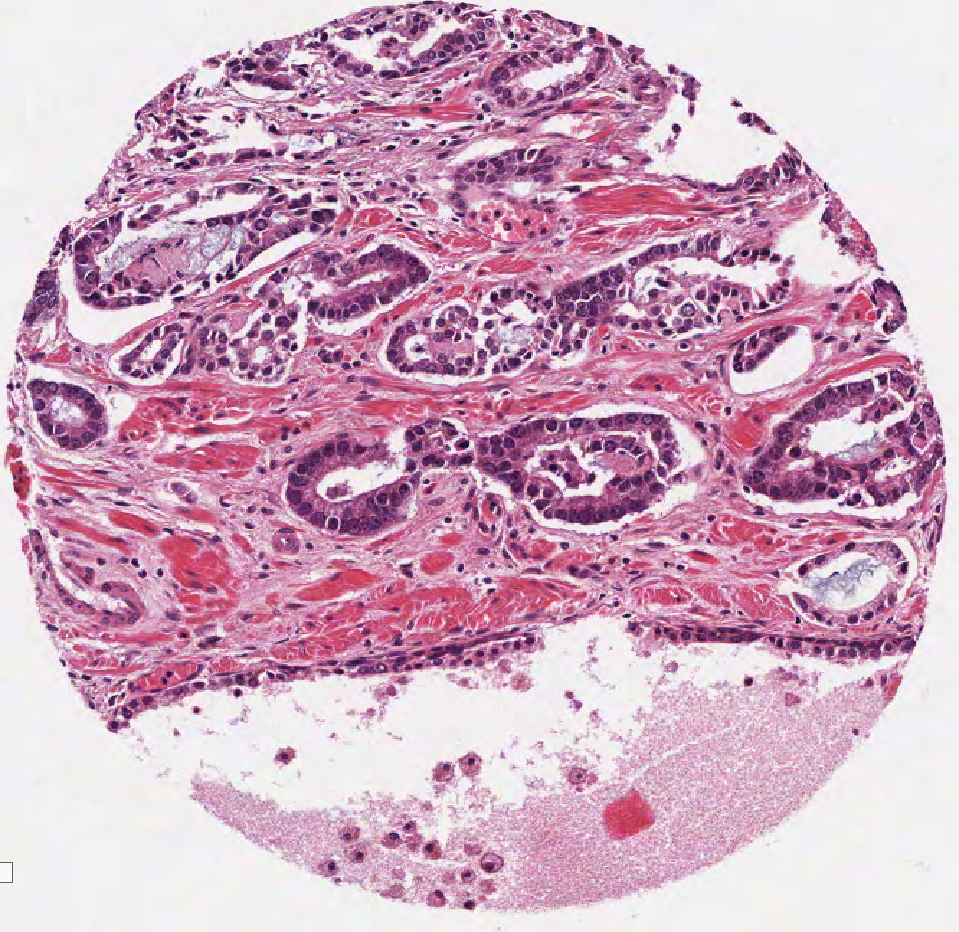
%> input picture pictures_data/complete3_segregated/Red/12_red.tif, 959 x 932 px; its folder holds only this picture in this run
$ octave --eval "blue_val;"   (GNU Octave 9; MATLAB toolbox functions it lacks are replaced by stand-ins)
%> lines starting %> are read from the running program, lines starting %| are printed output that depends on the picture
### src/load_data.m
function [ image_data, y_labels, filenames, imgx, imgy, numcolors ] = load_data( input_dir, resize_scale )
%> called with input_dir = '../pictures_data/complete3_segregated/Red/', resize_scale = 1
% LOAD_DATA loads the images from a given folder , vectorizes and returns them.
% image_data is a dims x num_images matrix. 'filenames' gives the respective
% file names of the image files as a cell array. 'y_labels' gives the
% labels (0 or 1) of the image files based on their names (red being
% 1/cancerous green being 0/non-cancerous). imgx, imgy give the dimensions
% of each image in the data. numcolors gives the number of colors in the
% image.
   image_files = dir(fullfile(input_dir,'*.tif*'));
   image_data = [];
   max_imgx=0;
   max_imgy=0;
   y_labels = [];
   filenames = {};
   k = 1;
   for i=1:length(image_files)
       filename = image_files(i).name;
       if strcmp(filename,'.')~=1 && strcmp(filename,'..')~=1
           filenames{k} = filename;
           k=k+1;
           [s, e] = regexp(filename,'red');
           suffix = filename(s:e);
           if strcmp(suffix,'red')==1
               y_labels = [y_labels; 1];
           else
               y_labels = [y_labels; 0];
           end
           filepath = strcat(input_dir,image_files(i).name);
           image = imread(filepath);
           [img_x, img_y, numcolors] = size(image);
           max_imgx = max(max_imgx,img_x);
           max_imgy = max(max_imgy,img_y);
       end
   end
   % pad the images to make them all the same size
   for i=1:length(image_files)
       if strcmp(image_files(i).name,'.')~=1 && strcmp(image_files(i).name,'..')~=1
           filepath = strcat(input_dir,image_files(i).name);
           image = imread(filepath);
           [img_x,img_y,numcolors] = size(image);
           padded_image = [];
           x_diff = max_imgx-img_x;
           y_diff = max_imgy-img_y;
           % what padval to chose (must be the same color as boundary
           % region, or different for each color component). Right now
           % values hardcoded from that found in the sample background
           % image
           padvals = [242,243,244];
           for j=1:3
               color_image = image(:,:,j);
               padding_x = floor(x_diff/2);
               padding_y = floor(y_diff/2);
               if mod(x_diff,2)==0
                   color_image = padarray(color_image,[padding_x,0],padvals(j),'both');
               else
                   color_image = padarray(color_image,[padding_x+1,0],padvals(j),'pre');
                   color_image = padarray(color_image,[padding_x,0],padvals(j),'post');
               end
               if mod(y_diff,2)==0
                   color_image = padarray(color_image,[0,padding_y],padvals(j),'both');
               else
                   color_image = padarray(color_image,[0,padding_y],padvals(j),'pre');
                   color_image = padarray(color_image,[0,padding_y+1],padvals(j),'post');
               end
               padded_image = cat(3,padded_image,color_image);
           end
%> this loop made 3 passes
%> pass 1, in load_data, `color_image = image(:,:,j);`:
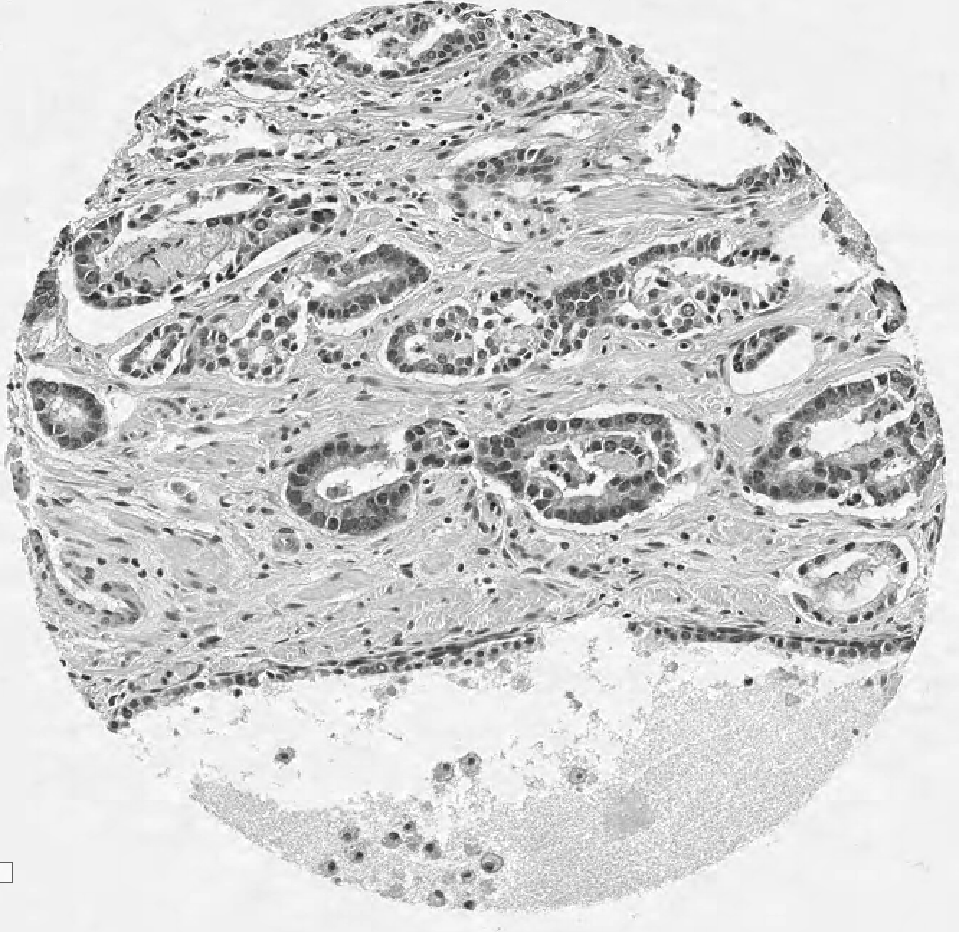
%> color_image: size 932x959 uint8; min 6, max 255, mean 207.5
%> pass 2, in load_data, `color_image = image(:,:,j);`:
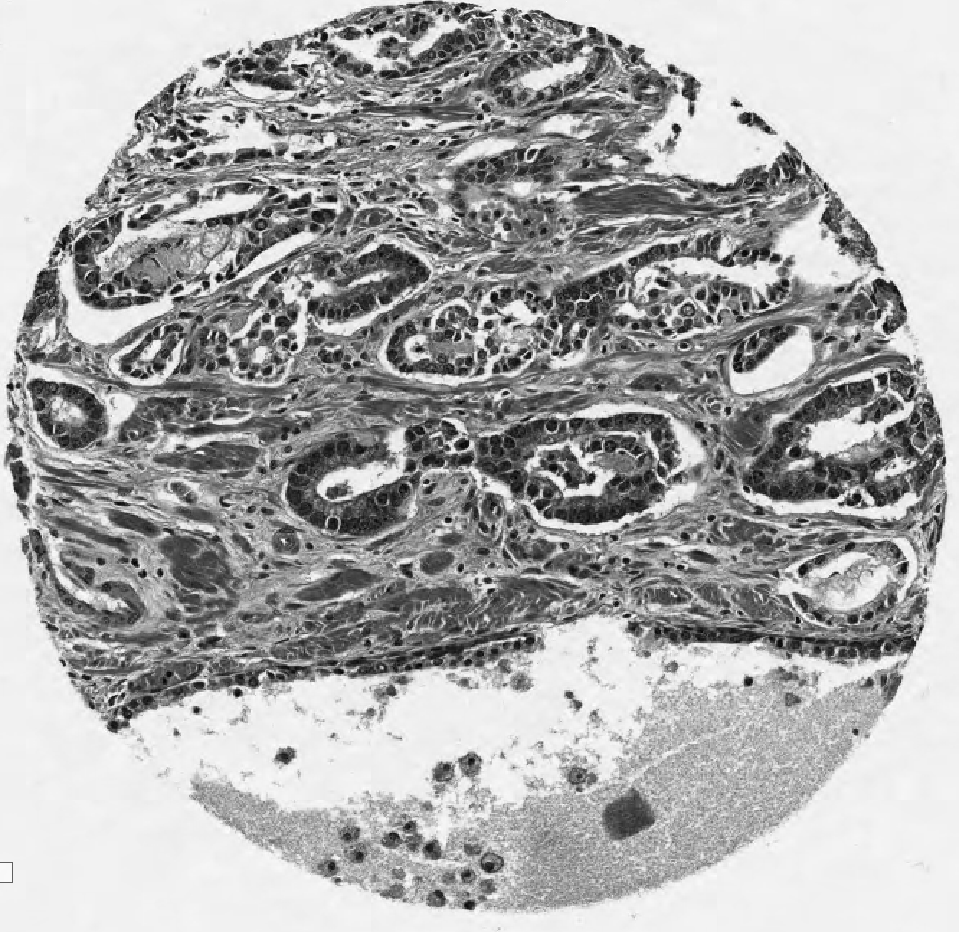
%> color_image: size 932x959 uint8; min 0, max 255, mean 170.4
%> pass 3, in load_data, `color_image = image(:,:,j);`:
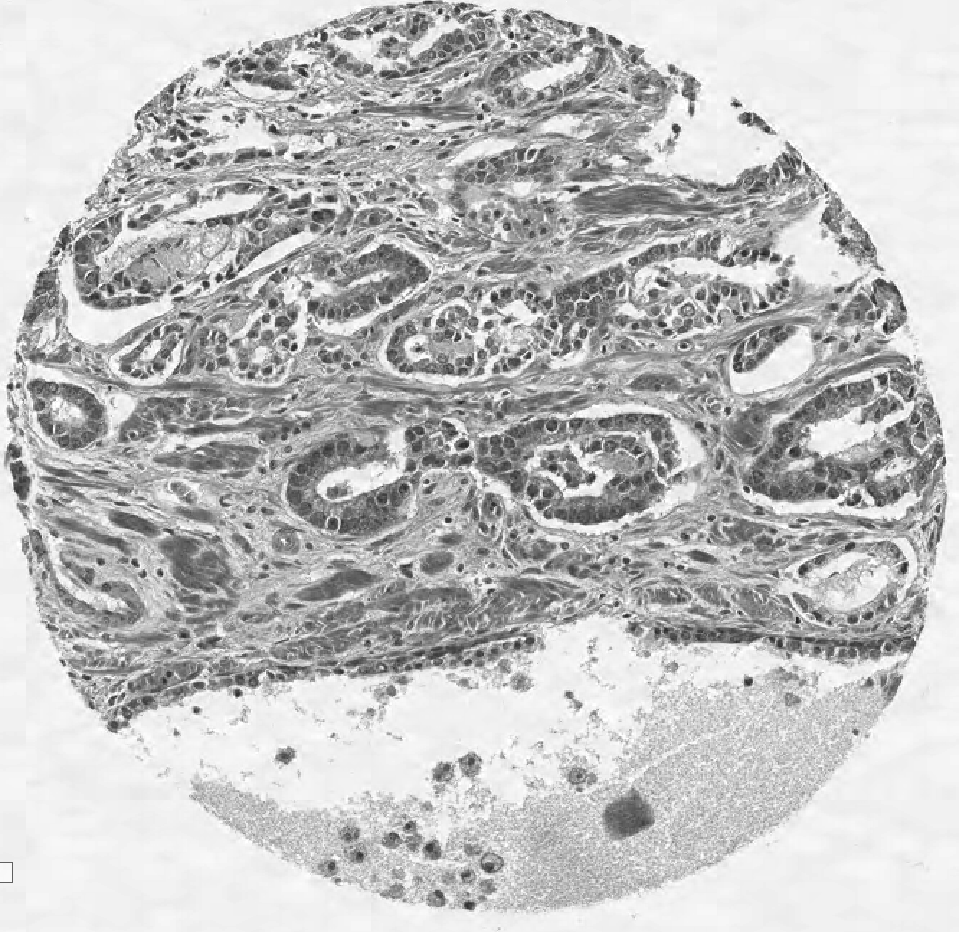
%> color_image: size 932x959 uint8; min 25, max 255, mean 192.2
           scaled_image = imresize(padded_image,resize_scale);
           [imgx, imgy, numcolors] = size(scaled_image);
           scaled_image = im2double(scaled_image);
           padded_image = reshape(scaled_image,imgx*imgy*numcolors,1);
           image_data = cat(2,image_data,padded_image);
       end
   end

end

### src/blue_val.m
function blue_val()
    [image_data,~,filename, img_x, img_y, numcolors] = load_data('../pictures_data/complete3_segregated/Red/',1);
%> filename = {'12_red.tif'}; img_x = 932; img_y = 959; numcolors = 3
    [~,total_images] = size(image_data);
    image_data = reshape(image_data,img_x,img_y,numcolors,total_images);
    % [8 lines of commented-out code are left out]
    blue_val_feature = zeros(total_images,1);
    for i=1:total_images
        %imshow(image_data(:,:,:,i));
        image = image_data(:,:,:,i);
        %Split into RGB Channels
        Blue = image(:,:,3);

        % [10 lines of commented-out code are left out]
        blue_val_feature(i,1) = sum(Blue(:));
    end
    % [8 lines of commented-out code are left out]
    mean(blue_val_feature)
%> ans = 673798.6
    %max(blue_val_feature)

$ run again, on pictures_data/complete3_segregated/Red/7_red.tif
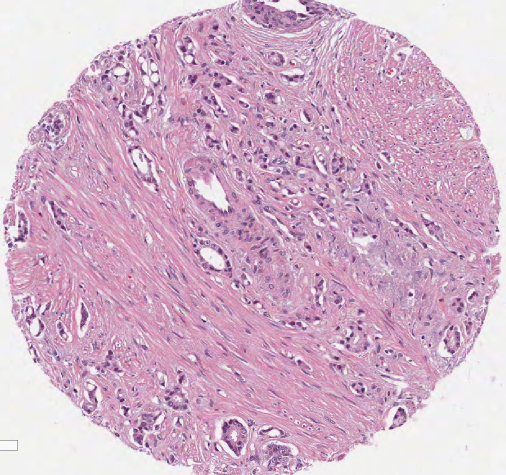
%> input picture pictures_data/complete3_segregated/Red/7_red.tif, 1012 x 950 px (shown at 1/2 size)
%> the loop in load_data, `for j=1:3` made 3 passes
%> pass 2, in load_data, `color_image = image(:,:,j);`:
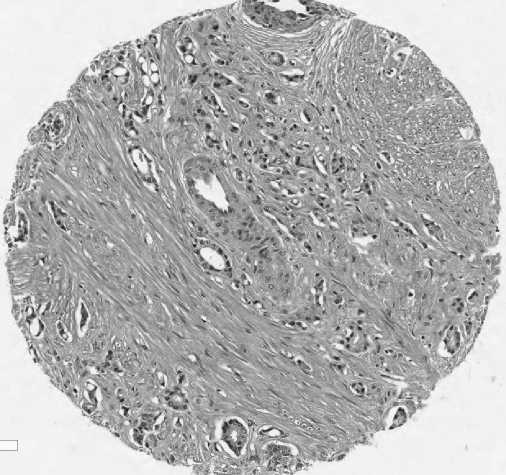
%> color_image: size 950x1012 uint8 (shown at 1/2 size); min 17, max 255, mean 178.4
%> pass 3, in load_data, `color_image = image(:,:,j);`:
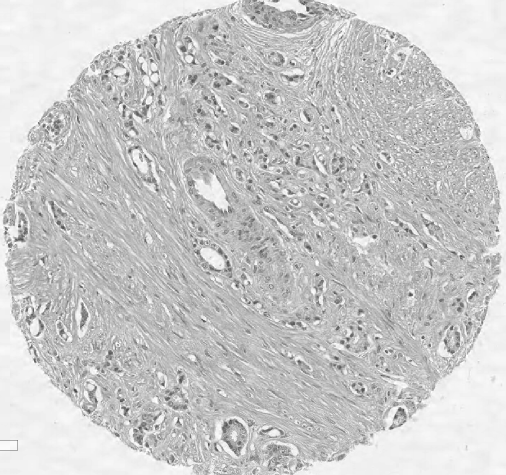
%> color_image: size 950x1012 uint8 (shown at 1/2 size); min 54, max 255, mean 201
%> in blue_val, `[image_data,~,filename, img_x, img_y, numcolors] = load_data('../pictu..`: filename = {'7_red.tif'}; img_x = 950; img_y = 1012; numcolors = 3
%> ans = 757814.5

$ run again, on pictures_data/complete3_segregated/Red/9_red.tif
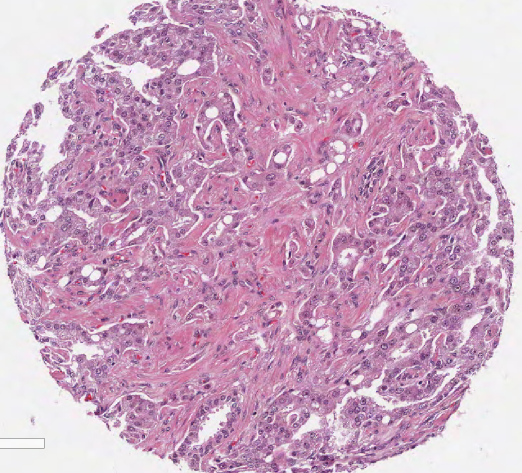
%> input picture pictures_data/complete3_segregated/Red/9_red.tif, 1044 x 946 px (shown at 1/2 size)
%> the loop in load_data, `for j=1:3` made 3 passes
%> pass 2, in load_data, `color_image = image(:,:,j);`:
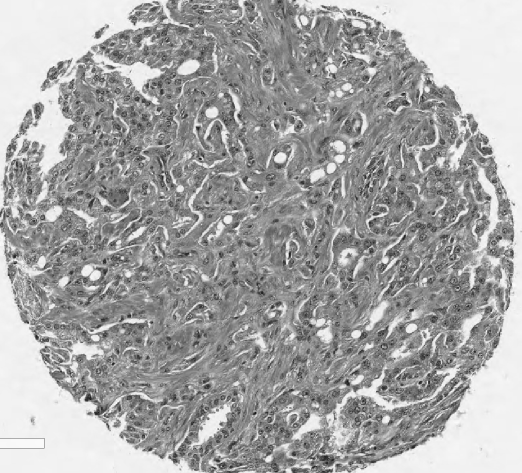
%> color_image: size 946x1044 uint8 (shown at 1/2 size); min 13, max 255, mean 165.4
%> pass 3, in load_data, `color_image = image(:,:,j);`:
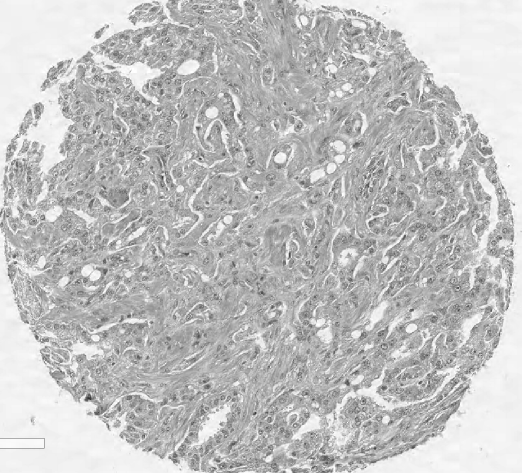
%> color_image: size 946x1044 uint8 (shown at 1/2 size); min 41, max 255, mean 192.4
%> in blue_val, `[image_data,~,filename, img_x, img_y, numcolors] = load_data('../pictu..`: filename = {'9_red.tif'}; img_x = 946; img_y = 1044; numcolors = 3
%> ans = 745283.4

$ run again, on pictures_data/complete3_segregated/Red/2_red.tif
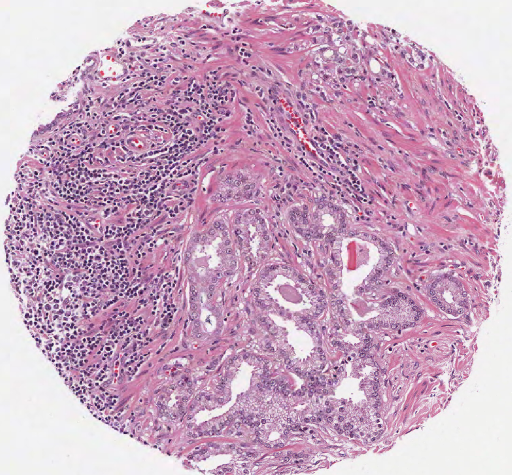
%> input picture pictures_data/complete3_segregated/Red/2_red.tif, 1023 x 950 px (shown at 1/2 size)
%> the loop in load_data, `for j=1:3` made 3 passes
%> pass 2, in load_data, `color_image = image(:,:,j);`:
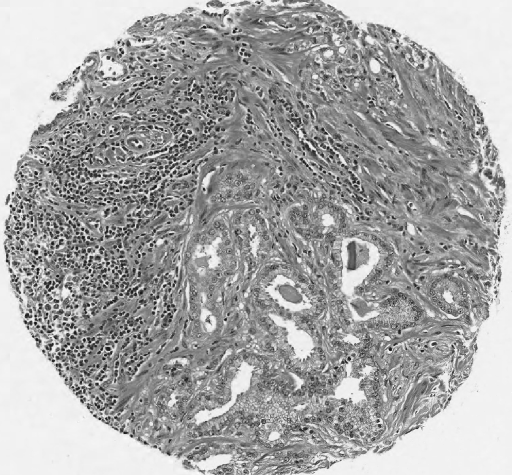
%> color_image: size 950x1023 uint8 (shown at 1/2 size); min 2, max 255, mean 166.1
%> pass 3, in load_data, `color_image = image(:,:,j);`:
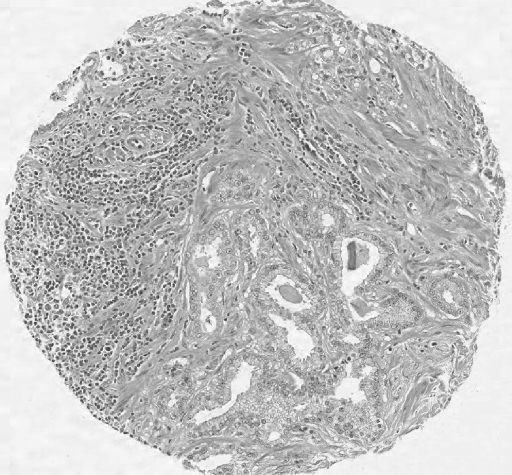
%> color_image: size 950x1023 uint8 (shown at 1/2 size); min 33, max 255, mean 192.1
%> in blue_val, `[image_data,~,filename, img_x, img_y, numcolors] = load_data('../pictu..`: filename = {'2_red.tif'}; img_x = 950; img_y = 1023; numcolors = 3
%> ans = 732191.6
